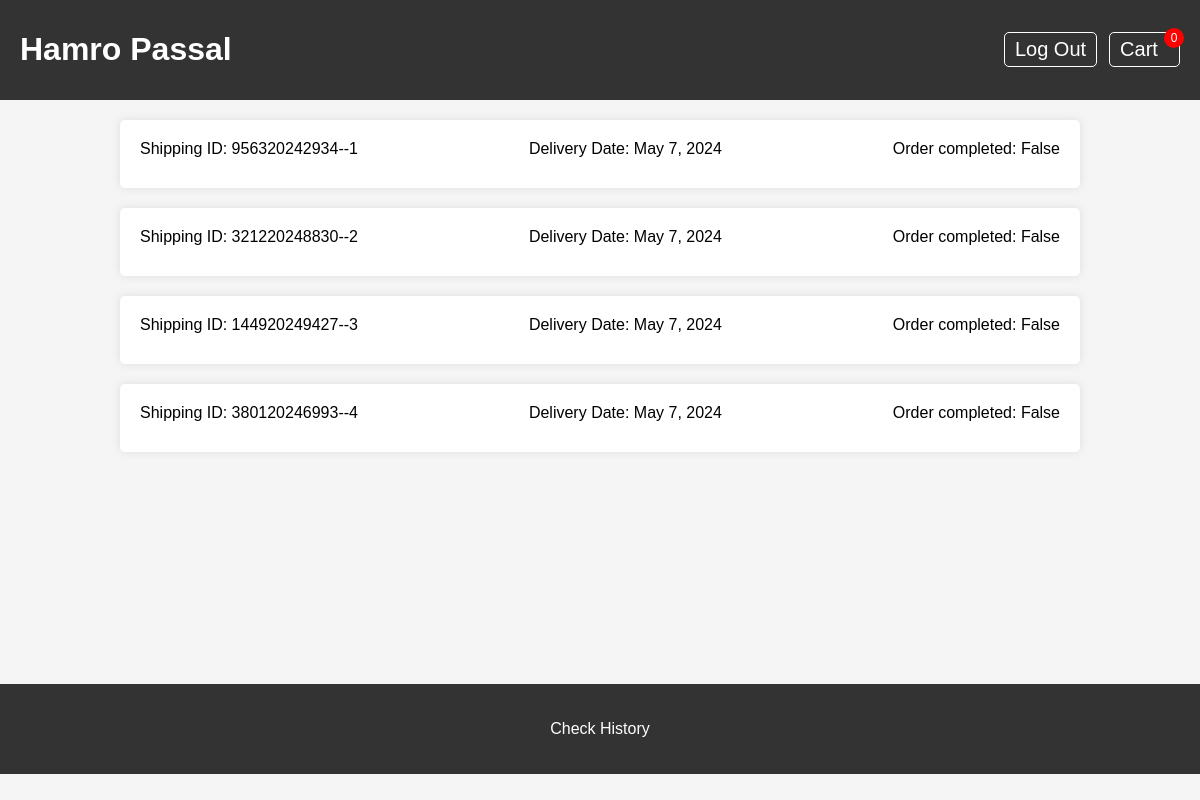
The app's page /producthistory/ (signed in) with its own data.
### Passalpages/models.py (models this page shows)
class shipping_info(models.Model):
    checkout_info = models.ForeignKey(CheckOutInfo, on_delete=models.CASCADE)
    shipping_number= models.CharField(max_length=100)
    ordered_Date= models.DateField(auto_now_add=True)
    deliver_Date_on= models.DateField(null=True)
    recived_items= models.BooleanField(default=False)
    paid_money= models.BooleanField(default=False)

### Passalpages/views.py (the view)
# urls.py: path('producthistory/', producthistory_pg, name='producthistory'),
@login_required(login_url="login")
def producthistory_pg(request):
    if request.user.is_authenticated:
        try:
            checkoutinfo = CheckOutInfo.objects.get(user=request.user)
            shippinginfos= shipping_info.objects.filter(checkout_info=checkoutinfo )
            all_checkout= []
            for each in shippinginfos:
                all_checkout.append(checkout_products.objects.filter(shippinginfo= each))
            context = {
                 'checkoutinfo':checkoutinfo,
                 'checkout_product':all_checkout,
                 'shippinginfos':shippinginfos
            }
        except:context={'no_history':1}
        return render(request, 'page/history.html', context)

### Passalpages/templates/page/history.html (shortened to what this page needs)
{% extends "base.html" %}
{% load static %}
{% block containt %}
</head>
<body>
    <div class="container">
        {% if no_history %}
        <h1>Sorry No History to Show here</h1>
        {% else %}
        {% for eachShip in shippinginfos %}
        <div class="purchase" onclick="toggleDetails('{{eachShip.id}}')">
            <div class="purchase-info">
                <div>Shipping ID: {{eachShip.shipping_number}}</div>
                <div>Delivery Date: {{eachShip.deliver_Date_on}}</div>
                <div>Order completed: {{eachShip.recived_items}}</div>
            </div>
        </div>
        {% endfor%}
        {% endif%}
    </div>
{% endblock %}

### Passalpages/templates/base.html (style rules this page uses)
body { font-family: Arial, sans-serif; background-color: #f5f5f5; margin: 0; padding: 0; }

### Passalpages/templates/page/history.html (style rules this page uses)
.container { width: 80%; min-height:68vh; margin: 20px auto; }
.purchase { background-color: #fff; border-radius: 5px; box-shadow: 0 0 10px rgba(0, 0, 0, 0.1); padding: 20px; margin-bottom: 20px; cursor: pointer; transition: box-shadow 0.3s; }
.purchase-info { display: flex; justify-content: space-between; align-items: center; margin-bottom: 10px; }

### records on screen
shipping_info: shipping_number "956320242934--1", deliver_Date_on "May 7, 2024", recived_items "False"
shipping_info: shipping_number "321220248830--2", deliver_Date_on "May 7, 2024", recived_items "False"
shipping_info: shipping_number "144920249427--3", deliver_Date_on "May 7, 2024", recived_items "False"
shipping_info: shipping_number "380120246993--4", deliver_Date_on "May 7, 2024", recived_items "False"
